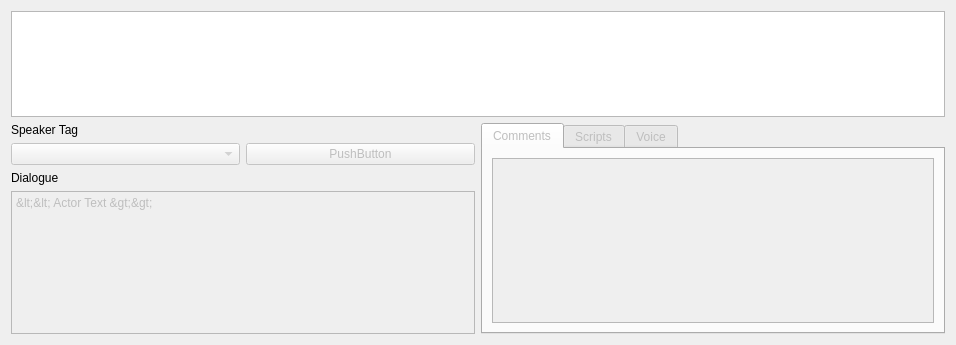
<?xml version="1.0" encoding="UTF-8"?>
<ui version="4.0">
 <class>ConversationEditorWidget</class>
 <widget class="QWidget" name="ConversationEditorWidget">
  <property name="enabled">
   <bool>true</bool>
  </property>
  <property name="geometry">
   <rect>
    <x>0</x>
    <y>0</y>
    <width>956</width>
    <height>345</height>
   </rect>
  </property>
  <property name="minimumSize">
   <size>
    <width>800</width>
    <height>200</height>
   </size>
  </property>
  <property name="maximumSize">
   <size>
    <width>1920</width>
    <height>1080</height>
   </size>
  </property>
  <property name="contextMenuPolicy">
   <enum>Qt::CustomContextMenu</enum>
  </property>
  <property name="windowTitle">
   <string>Form</string>
  </property>
  <layout class="QGridLayout" name="gridLayout">
   <item row="0" column="0">
    <layout class="QVBoxLayout" name="verticalLayout">
     <property name="sizeConstraint">
      <enum>QLayout::SetMinimumSize</enum>
     </property>
     <property name="rightMargin">
      <number>0</number>
     </property>
     <property name="bottomMargin">
      <number>0</number>
     </property>
     <item>
      <widget class="QTreeView" name="dialogueTreeView"/>
     </item>
    </layout>
   </item>
   <item row="6" column="0">
    <layout class="QHBoxLayout" name="horizontalLayout">
     <item>
      <layout class="QVBoxLayout" name="verticalLayout_2">
       <item>
        <widget class="QLabel" name="tagLabel">
         <property name="text">
          <string>Speaker Tag</string>
         </property>
        </widget>
       </item>
       <item>
        <layout class="QHBoxLayout" name="horizontalLayout_2">
         <item>
          <widget class="QComboBox" name="speakerTagComboBox">
           <property name="enabled">
            <bool>false</bool>
           </property>
          </widget>
         </item>
         <item>
          <widget class="QPushButton" name="pushButton">
           <property name="enabled">
            <bool>false</bool>
           </property>
           <property name="text">
            <string>PushButton</string>
           </property>
          </widget>
         </item>
        </layout>
       </item>
       <item>
        <widget class="QLabel" name="dialogueLabel">
         <property name="text">
          <string>Dialogue</string>
         </property>
        </widget>
       </item>
       <item>
        <widget class="QPlainTextEdit" name="dialogueEdit">
         <property name="enabled">
          <bool>false</bool>
         </property>
         <property name="plainText">
          <string>&lt;&lt; Actor Text &gt;&gt;</string>
         </property>
        </widget>
       </item>
      </layout>
     </item>
     <item>
      <widget class="QTabWidget" name="tabWidget">
       <property name="enabled">
        <bool>false</bool>
       </property>
       <property name="currentIndex">
        <number>0</number>
       </property>
       <widget class="QWidget" name="commentsTab">
        <property name="enabled">
         <bool>false</bool>
        </property>
        <attribute name="title">
         <string>Comments</string>
        </attribute>
        <layout class="QGridLayout" name="gridLayout_2">
         <item row="0" column="0">
          <widget class="QPlainTextEdit" name="commentsEdit">
           <property name="enabled">
            <bool>false</bool>
           </property>
          </widget>
         </item>
        </layout>
       </widget>
       <widget class="QWidget" name="scriptsTab">
        <attribute name="title">
         <string>Scripts</string>
        </attribute>
        <layout class="QFormLayout" name="formLayout">
         <item row="0" column="0">
          <widget class="QLabel" name="scriptIdLabel">
           <property name="text">
            <string>Script ID</string>
           </property>
          </widget>
         </item>
         <item row="0" column="1">
          <widget class="QListWidget" name="scriptListWidget">
           <property name="uniformItemSizes">
            <bool>false</bool>
           </property>
           <property name="sortingEnabled">
            <bool>true</bool>
           </property>
           <item>
            <property name="text">
             <string>examplescript</string>
            </property>
           </item>
           <item>
            <property name="text">
             <string>examplescript2</string>
            </property>
           </item>
           <item>
            <property name="text">
             <string>examplescript3</string>
            </property>
           </item>
          </widget>
         </item>
         <item row="1" column="1">
          <widget class="QPushButton" name="addScriptButton">
           <property name="text">
            <string>Add Script ID</string>
           </property>
          </widget>
         </item>
         <item row="2" column="1">
          <widget class="QPushButton" name="removeScriptButton">
           <property name="text">
            <string>PushButton</string>
           </property>
          </widget>
         </item>
        </layout>
       </widget>
       <widget class="QWidget" name="voiceTab">
        <attribute name="title">
         <string>Voice</string>
        </attribute>
        <layout class="QFormLayout" name="formLayout_2">
         <item row="0" column="0">
          <widget class="QLabel" name="label_audioTrigger">
           <property name="text">
            <string>Audio Trigger: </string>
           </property>
          </widget>
         </item>
         <item row="0" column="1">
          <widget class="QLineEdit" name="lineEdit_audioTrigger"/>
         </item>
        </layout>
       </widget>
      </widget>
     </item>
    </layout>
   </item>
  </layout>
 </widget>
 <resources/>
 <connections/>
</ui>
